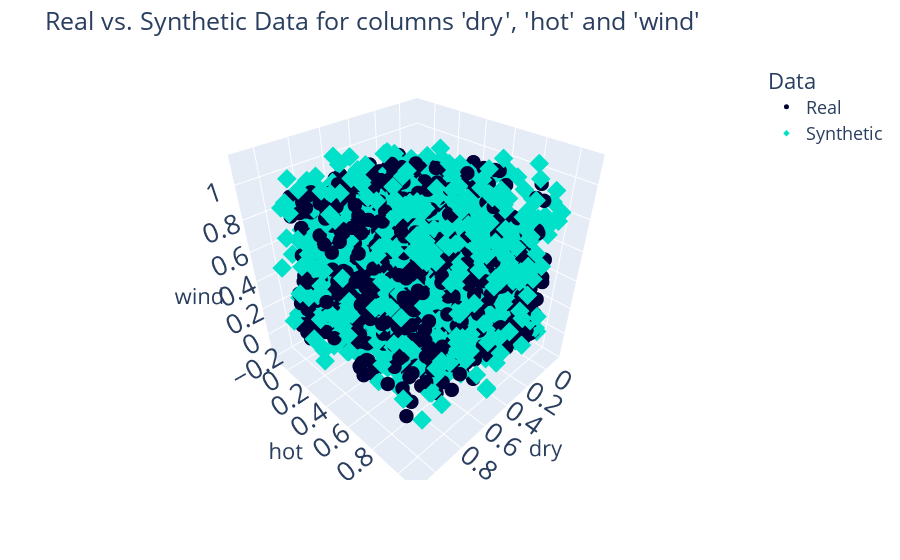

Notebook code cell kept with this figure:
### Code cell
compare_3d(df_normalized, synthetic_data)

### Figure 1 — Plotly figure (JSON) as saved in the notebook; plotly's stock layout.template omitted (floating-point values rounded to 4 significant figures; data arrays with more than 128 entries replaced by an {"elided": "..."} marker saying what was removed)
{"data": [{"hovertemplate": "Data=Real<br>dry=%{x}<br>hot=%{y}<br>wind=%{z}<extra></extra>", "legendgroup": "Real", "marker": {"color": "#000036", "size": 5, "symbol": "circle"}, "mode": "markers", "name": "Real", "scene": "scene", "showlegend": true, "type": "scatter3d", "x": {"elided": "1096 float values"}, "y": {"elided": "1096 float values"}, "z": {"elided": "1096 float values"}}, {"hovertemplate": "Data=Synthetic<br>dry=%{x}<br>hot=%{y}<br>wind=%{z}<extra></extra>", "legendgroup": "Synthetic", "marker": {"color": "#01E0C9", "size": 5, "symbol": "diamond"}, "mode": "markers", "name": "Synthetic", "scene": "scene", "showlegend": true, "type": "scatter3d", "x": {"elided": "1096 float values"}, "y": {"elided": "1096 float values"}, "z": {"elided": "1096 float values"}}], "layout": {"font": {"size": 18}, "legend": {"title": {"text": "Data"}, "tracegroupgap": 0}, "margin": {"t": 60}, "plot_bgcolor": "#F5F5F8", "scene": {"domain": {"x": [0, 1], "y": [0, 1]}, "xaxis": {"title": {"text": "dry"}}, "yaxis": {"title": {"text": "hot"}}, "zaxis": {"title": {"text": "wind"}}}, "showlegend": true, "title": {"text": "Real vs. Synthetic Data for columns 'dry', 'hot' and 'wind'"}}}
